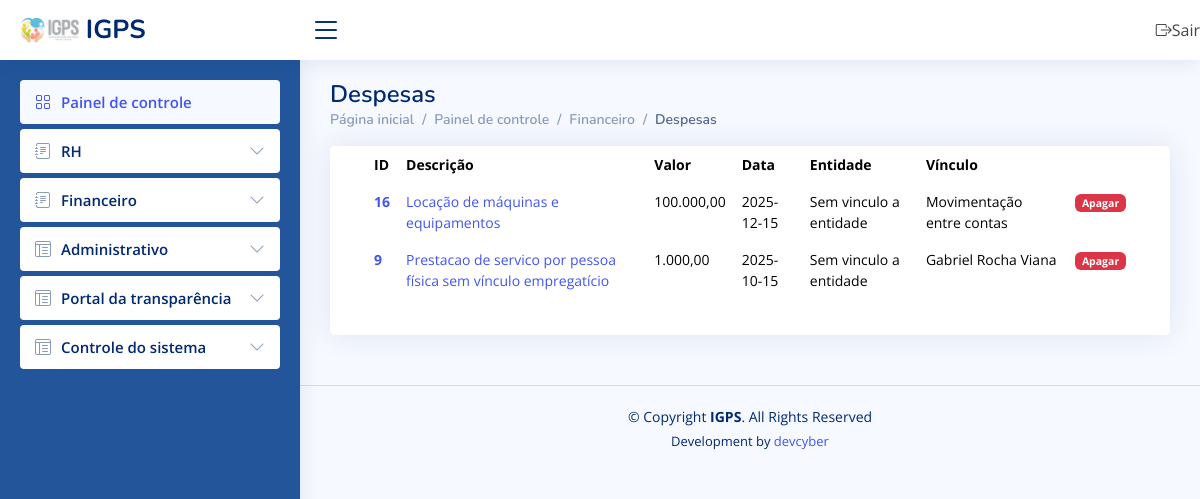
Page /despesas_autorizadas/ (signed in) on the committed database.
### corpo/models.py (models this page shows)
class ContasPagar(models.Model):
    valor = models.CharField(max_length=200)
    vinculo = models.CharField(max_length=200)#Colaborador, Fornecedor, Movimentacao entre contas
    nome_vinculo = models.CharField(max_length=200, null=True)
    data = models.CharField(max_length=200)
    usuario_cadastro = models.CharField(max_length=200, null=True)
    obs = models.CharField(max_length=5000, null=True)
    descricao = models.CharField(max_length=200)
    status = models.CharField(max_length=200)
    long = models.CharField(max_length=200)
    lat = models.CharField(max_length=200)
    entidade = models.CharField(max_length=200)
    centrodecusto = models.CharField(max_length=200, null=True)
    contrato = models.CharField(max_length=200, null=True)
    fonte = models.CharField(max_length=200, null=True)
    conta_bancaria = models.CharField(max_length=200, null=True)
    autorizacao = models.CharField(max_length=200, null=True)
    comprovante_pagamento = models.FileField(null=True)
    nota_fatura = models.FileField(null=True)#Nota fiscal, Fatura, Contracheque

### corpo/views.py (the view)
# urls.py: url(r'despesas_autorizadas/', views.despesas_autorizadas, name="despesas_autorizadas"),
@login_required
def despesas_autorizadas(request):
    localizar_ip = LocationService()
    resultado = localizar_ip.get_location(str(request.META.get('REMOTE_ADDR')))
    Logs(usuario=request.user, data_hora=datetime.now(), dados_post='', dados_pc_acesso=request.META.get('HTTP_USER_AGENT', ''), ip=request.META.get('REMOTE_ADDR'), tipo_acesso=request.method, pagina=request.path, endereco=resultado).save()
    return render(request, 'despesas_autorizadas.html', {'permissao': request.user.last_name, 'despesas': ContasPagar.objects.filter(status='', autorizacao='Autorizado').order_by('-id')})

### corpo/ip_to_endereco.py (called while the page is built)
    def get_location(self, ip_address):
        try:
            response = self.reader.city(ip_address)
            return str(response.city.name) + ', ' + str(response.subdivisions.most_specific.name) + ' - ' + str(response.country.name)
        except geoip2.errors.AddressNotFoundError:
            return "rastreamento sem exito"

### corpo/templates/despesas_autorizadas.html (shortened to what this page needs)
{% extends 'painel.html' %}
{% block link %}
<h1>Despesas</h1>
<nav>
<ol class="breadcrumb">
    <li class="breadcrumb-item"><a href="https://igps.net.br/painel/">Página inicial</a></li>
    <li class="breadcrumb-item">Painel de controle</li>
    <li class="breadcrumb-item">Financeiro</li>
    <li class="breadcrumb-item active">Despesas</li>
</ol>
</nav>
{% endblock %}
{% block content %}
<div class="col-12">
  <div class="card recent-sales overflow-auto">
    <div class="card-body">
      <table class="table table-borderless datatable">
        <thead>
          <tr>
            <th></th>
            <th scope="col">ID</th>
            <th scope="col">Descrição</th>
            <th scope="col">Valor</th>
            <th scope="col">Data</th>
            <th scope="col">Entidade</th>
            <th scope="col">Vínculo</th>
            <th scope="col"></th>
            <th scope="col"></th>
          </tr>
        </thead>
        <tbody>
          {% for d in despesas %}
          <tr>
            <th></th>
            <th scope="row"><a href="/ver_despesa/{{ c.id }}/">{{ d.id }}</a></th>
            <td><a href="/ver_despesa/{{ d.id }}/">{{ d.descricao }}</a></td>
            <td>{{ d.valor }}</td>
            <td>{{ d.data }}</td>
            <td>{{ d.entidade }}</td>
            <td>{{ d.nome_vinculo }}</td>
            <td><a href="/deletar_despesa/{{ d.id }}/" class="badge bg-danger">Apagar</a></td>
          </tr>
          {% endfor %}
        </tbody>
      </table>
    </div>
  </div>
</div>
{% endblock %}

### corpo/static/css/style_painel.css (style rules this page uses)
:root { scroll-behavior: smooth; }
body { font-family: "Open Sans", sans-serif; background: #f6f9ff; color: #444444; }
h1, h2, h3, h4, h5, h6 { font-family: "Nunito", sans-serif; }
.pagetitle h1 { font-size: 24px; margin-bottom: 0; font-weight: 600; color: #012970; }
.card { margin-bottom: 30px; border: none; border-radius: 5px; box-shadow: 0px 0 30px rgba(1, 41, 112, 0.1); }
.card-body { padding: 0 20px 20px 20px; }
.breadcrumb { font-size: 14px; font-family: "Nunito", sans-serif; color: #899bbd; font-weight: 600; }
.breadcrumb a { color: #899bbd; transition: 0.3s; }
.breadcrumb .breadcrumb-item::before { color: #899bbd; }
.breadcrumb .active { color: #51678f; font-weight: 600; }
.dashboard .recent-sales { font-size: 14px; }
.dashboard .recent-sales .table thead { background: #f6f6fe; }
.dashboard .recent-sales .table thead th { border: 0; }

### rows in the picture
ContasPagar: id "16", descricao "Locação de máquinas e equipamentos", valor "100.000,00", data "2025-12-15", entidade "Sem vinculo a entidade", nome_vinculo "Movimentação entre contas"
ContasPagar: id "9", descricao "Prestacao de servico por pessoa física sem vínculo empregatício", valor "1.000,00", data "2025-10-15", entidade "Sem vinculo a entidade", nome_vinculo "Gabriel Rocha Viana"
